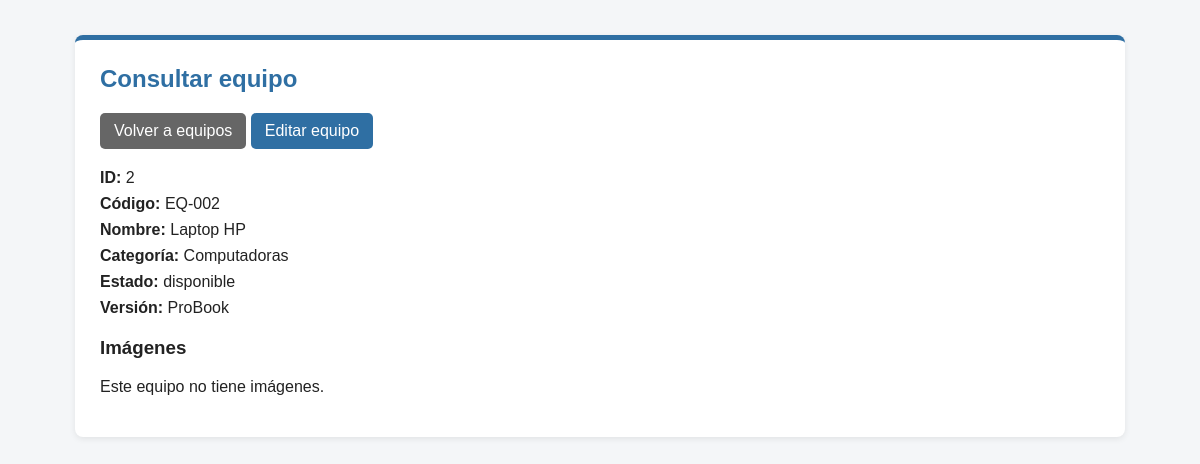
The page /pages/equipos/detalle.php?id=2 (signed in) on the database its author committed.
### tables this page shows
CREATE TABLE equipos (
    id INT AUTO_INCREMENT PRIMARY KEY,
    categoria_id INT NOT NULL,
    codigo VARCHAR(50) NOT NULL UNIQUE,
    nombre VARCHAR(100) NOT NULL,
    estado VARCHAR(30) NOT NULL,
    version VARCHAR(50) NULL,
    eliminado_en DATETIME NULL,

    FOREIGN KEY (categoria_id) REFERENCES categorias(id)
);

CREATE TABLE categorias (
    id INT AUTO_INCREMENT PRIMARY KEY,
    nombre VARCHAR(100) NOT NULL,
    eliminado_en DATETIME NULL
);

### public/pages/equipos/detalle.php (the view, shortened to what this page needs)
<?php
require_once __DIR__ . '/../../../config/database.php';
$id = (int) ($_GET['id'] ?? 0);
$sql = "SELECT equipos.id,
               equipos.codigo,
               equipos.nombre,
               equipos.estado,
               equipos.version,
               categorias.nombre AS categoria
        FROM equipos
        INNER JOIN categorias
        ON equipos.categoria_id = categorias.id
        WHERE equipos.id = ?
        AND equipos.eliminado_en IS NULL
        AND categorias.eliminado_en IS NULL
        LIMIT 1";
$stmt = $conn->prepare($sql);
$stmt->execute([$id]);
$equipo = $stmt->fetch(PDO::FETCH_ASSOC);
$recientes = [];
$recientes = array_filter(
    $recientes,
    function ($equipoId) use ($id) {
        return (int) $equipoId !== $id;
    }
);
array_unshift($recientes, $id);
$sql = "SELECT id
        FROM equipo_imagenes
        WHERE equipo_id = ?
        ORDER BY id";
$stmt = $conn->prepare($sql);
$stmt->execute([$id]);
$imagenes = $stmt->fetchAll(PDO::FETCH_ASSOC);
?>
<!DOCTYPE html>
<html lang="es">
<head>
    <link
        rel="stylesheet"
        href="/css/style.css"
    >
</head>
<body>
    <div class="contenedor">
        <div class="pagina-caja">
            <h2>Consultar equipo</h2>
            <div class="acciones-superiores">
                <a
                    class="boton boton-secundario"
                    href="/pages/equipos/index.php"
                >
                    Volver a equipos
                </a>
                <?php if ($_SESSION['rol'] === 'admin'): ?>
                    <a
                        class="boton"
                        href="/pages/equipos/editar.php?id=<?php echo (int) $equipo['id']; ?>"
                    >
                        Editar equipo
                    </a>
                <?php endif; ?>
            </div>
            <div class="detalle-prestamo">
                <p>
                    <strong>ID:</strong>
                    <?php echo (int) $equipo['id']; ?>
                </p>
                <p>
                    <strong>Código:</strong>
                    <?php echo htmlspecialchars(
                        $equipo['codigo'],
                        ENT_QUOTES | ENT_SUBSTITUTE,
                        'UTF-8'
                    ); ?>
                </p>
                <p>
                    <strong>Nombre:</strong>
                    <?php echo htmlspecialchars(
                        $equipo['nombre'],
                        ENT_QUOTES | ENT_SUBSTITUTE,
                        'UTF-8'
                    ); ?>
                </p>
                <p>
                    <strong>Categoría:</strong>
                    <?php echo htmlspecialchars(
                        $equipo['categoria'],
                        ENT_QUOTES | ENT_SUBSTITUTE,
                        'UTF-8'
                    ); ?>
                </p>
                <p>
                    <strong>Estado:</strong>
                    <?php echo htmlspecialchars(
                        $equipo['estado'],
                        ENT_QUOTES | ENT_SUBSTITUTE,
                        'UTF-8'
                    ); ?>
                </p>
                <p>
                    <strong>Versión:</strong>
                    <?php echo htmlspecialchars(
                        $equipo['version'] ?? '',
                        ENT_QUOTES | ENT_SUBSTITUTE,
                        'UTF-8'
                    ); ?>
                </p>
            </div>
            <h3>Imágenes</h3>
            <?php if (count($imagenes) > 0): ?>
                <?php foreach ($imagenes as $imagen): ?>
                    <img
                        src="/actions/equipos/imagen.php?id=<?php echo (int) $imagen['id']; ?>"
                        alt="Imagen del equipo"
                        width="180"
                        style="margin-right:10px; margin-bottom:10px;"
                    >
                <?php endforeach; ?>
            <?php else: ?>
                <p>
                    Este equipo no tiene imágenes.
                </p>
            <?php endif; ?>
        </div>
    </div>
</body>
</html>

### public/css/style.css (style rules this page uses)
body { font-family: Arial, sans-serif; background-color: #f4f6f8; margin: 0; padding: 0; color: #222; }
.contenedor { width: 90%; max-width: 1050px; margin: 35px auto; }
.pagina-caja { background-color: #ffffff; padding: 25px; border-radius: 8px; border-top: 5px solid #2f6fa3; box-shadow: 0 2px 6px rgba(0, 0, 0, 0.08); }
.pagina-caja h2 { margin-top: 0; color: #2f6fa3; }
.acciones-superiores { margin-bottom: 20px; }
.boton { display: inline-block; padding: 9px 14px; background-color: #2f6fa3; color: white; text-decoration: none; border: none; border-radius: 5px; cursor: pointer; }
.boton-secundario { background-color: #666; }
.detalle-prestamo { margin-bottom: 20px; }
.detalle-prestamo p { margin: 8px 0; }

### rows shown on the page
equipos: id "2", codigo "EQ-002", nombre "Laptop HP", categoria.nombre "Computadoras", estado "disponible", version "ProBook"
